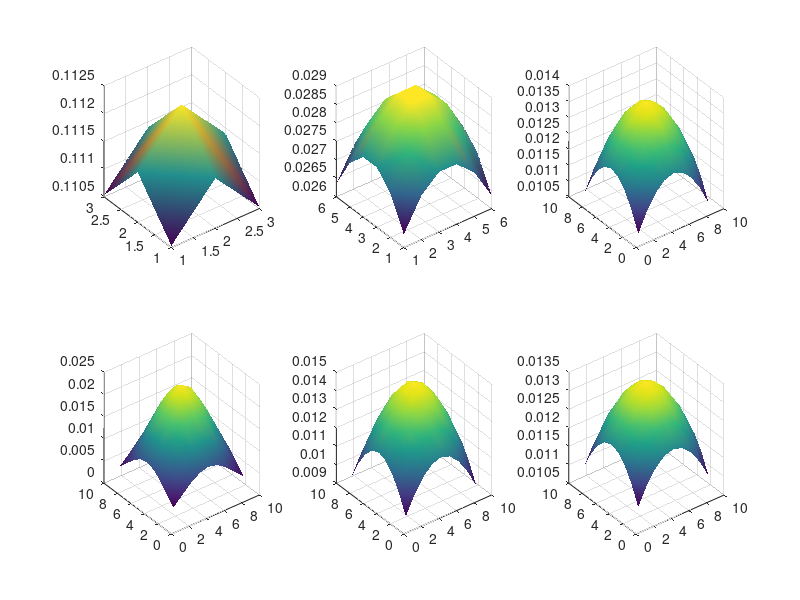

Reproduce this figure in MATLAB.
h1 = fspecial('gaussian', 3, 8);
h2 = fspecial('gaussian', 6, 8);
h3 = fspecial('gaussian', 9, 8);
H1 = fspecial('gaussian', 9, 3);
H2 = fspecial('gaussian', 9, 6);
H3 = fspecial('gaussian', 9, 9);
%plot(h);
subplot(2,3,1)
surf(h1);
shading interp;
subplot(2,3,2)
surf(h2);
shading interp;
subplot(2,3,3)
surf(h3);
shading interp;
subplot(2,3,4)
surf(H1);
shading interp;
subplot(2,3,5)
surf(H2);
shading interp;
subplot(2,3,6)
surf(H3);
shading interp;
%subplot('position',[x,y,w,h])